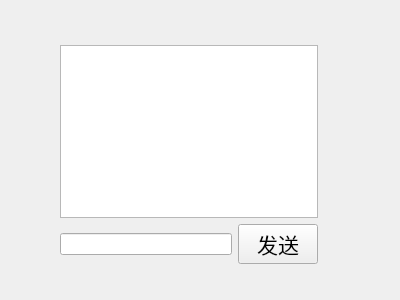
<?xml version="1.0" encoding="UTF-8"?>
<ui version="4.0">
 <class>PrivateChat</class>
 <widget class="QWidget" name="PrivateChat">
  <property name="geometry">
   <rect>
    <x>0</x>
    <y>0</y>
    <width>400</width>
    <height>300</height>
   </rect>
  </property>
  <property name="windowTitle">
   <string>Form</string>
  </property>
  <widget class="QWidget" name="">
   <property name="geometry">
    <rect>
     <x>60</x>
     <y>45</y>
     <width>258</width>
     <height>219</height>
    </rect>
   </property>
   <layout class="QVBoxLayout" name="verticalLayout">
    <item>
     <widget class="QTextEdit" name="strMsg_te"/>
    </item>
    <item>
     <layout class="QHBoxLayout" name="horizontalLayout">
      <item>
       <widget class="QLineEdit" name="sendMsg_le"/>
      </item>
      <item>
       <widget class="QPushButton" name="sendMsg_Pd">
        <property name="font">
         <font>
          <pointsize>16</pointsize>
         </font>
        </property>
        <property name="text">
         <string>发送</string>
        </property>
       </widget>
      </item>
     </layout>
    </item>
   </layout>
  </widget>
 </widget>
 <resources/>
 <connections/>
</ui>
